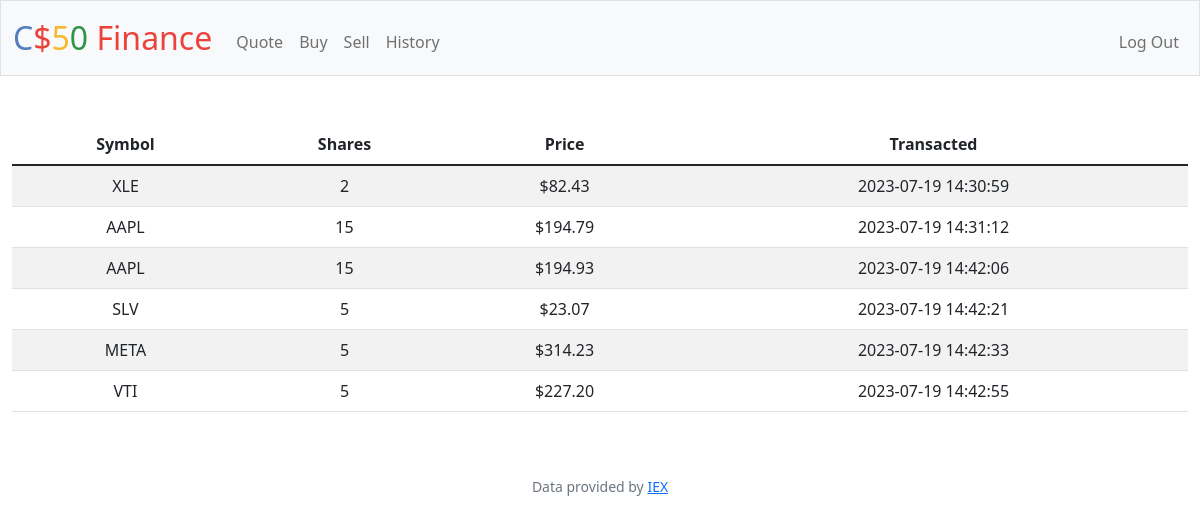
The app's page /history (signed in) with its own data.
### tables this page shows
CREATE TABLE history (
    id TEXT NOT NULL,
    symbol TEXT NOT NULL,
    shares_h INTEGER NOT NULL,
    price_h NUMERIC NOT NULL,
    time_stamp NUMERIC NOT NULL, buy_sell TEXT NOT NULL);

### app.py (the view)
@app.route("/history")
@login_required
def history():
    id = session.get("user_id")
    history = db.execute("SELECT * FROM history WHERE id = ?", id)
    return render_template("history.html", history=history,)

### app.py (called while the page is built)
@app.after_request
def after_request(response):
    response.headers["Cache-Control"] = "no-cache, no-store, must-revalidate"
    response.headers["Expires"] = 0
    response.headers["Pragma"] = "no-cache"
    return response

### helpers.py (called while the page is built)
def login_required(f):
    @wraps(f)
    def decorated_function(*args, **kwargs):
        if session.get("user_id") is None:
            return redirect("/login")
        return f(*args, **kwargs)
    return decorated_function

def usd(value):
    return f"${value:,.2f}"

### templates/history.html (shortened to what this page needs)
{% extends "layout.html" %}
{% block main %}
    <form action="/history" method="post">
        <table class="table table-striped">
            <thead>
                <tr>
                    <th class="centered-text">Symbol</th>
                    <th class="centered-text">Shares</th>
                    <th class="centered-text">Price</th>
                    <th class="centered-text">Transacted</th>
                </tr>
            </thead>
            <tbody>
                {% for item in history %}
                    <tr>
                        <td>{{ item.symbol }}</td>
                        <td>{{ item.shares_h }}</td>
                        <td>{{ item.price_h | usd}}</td>
                        <td>{{ item.time_stamp }}</td>
                    </tr>
                {% endfor %}
             </tbody>
        </table>
    </form>
{% endblock %}

### templates/layout.html (shortened to what this page needs)
<!DOCTYPE html>
<html lang="en">
    <head>
        <link href="https://cdn.jsdelivr.net/npm/bootstrap@5.1.3/dist/css/bootstrap.min.css" rel="stylesheet">
        <link href="/static/styles.css" rel="stylesheet">
    </head>
    <body>
        <nav class="bg-light border navbar navbar-expand-md navbar-light">
            <div class="container-fluid">
                <a class="navbar-brand" href="/"><span class="blue">C</span><span class="red">$</span><span class="yellow">5</span><span class="green">0</span> <span class="red">Finance</span></a>
                <div class="collapse navbar-collapse" id="navbar">
                    {% if session["user_id"] %}
                        <ul class="navbar-nav me-auto mt-2">
                            <li class="nav-item"><a class="nav-link" href="/quote">Quote</a></li>
                            <li class="nav-item"><a class="nav-link" href="/buy">Buy</a></li>
                            <li class="nav-item"><a class="nav-link" href="/sell">Sell</a></li>
                            <li class="nav-item"><a class="nav-link" href="/history">History</a></li>
                        </ul>
                        <ul class="navbar-nav ms-auto mt-2">
                            <li class="nav-item"><a class="nav-link" href="/logout">Log Out</a></li>
                        </ul>
                    {% else %}
                        <ul class="navbar-nav ms-auto mt-2">
                            <li class="nav-item"><a class="nav-link" href="/register">Register</a></li>
                            <li class="nav-item"><a class="nav-link" href="/login">Log In</a></li>
                        </ul>
                    {% endif %}
                </div>
            </div>
        </nav>
        <main class="container-fluid py-5 text-center">
            {% block main %}{% endblock %}
        </main>
        <footer class="mb-5 small text-center text-muted">
            Data provided by <a href="https://iexcloud.io/">IEX</a>
        </footer>
    </body>
</html>

### static/styles.css (style rules this page uses)
nav .navbar-brand { font-size: xx-large; }
nav .navbar-brand .blue { color: #537fbe; }
nav .navbar-brand .red { color: #ea433b; }
nav .navbar-brand .yellow { color: #f5b82e; }
nav .navbar-brand .green { color: #2e944b; }

### records on screen
history: symbol "XLE", shares_h "2", price_h "$82.43", time_stamp "2023-07-19 14:30:59"
history: symbol "AAPL", shares_h "15", price_h "$194.79", time_stamp "2023-07-19 14:31:12"
history: symbol "AAPL", shares_h "15", price_h "$194.93", time_stamp "2023-07-19 14:42:06"
history: symbol "SLV", shares_h "5", price_h "$23.07", time_stamp "2023-07-19 14:42:21"
history: symbol "META", shares_h "5", price_h "$314.23", time_stamp "2023-07-19 14:42:33"
history: symbol "VTI", shares_h "5", price_h "$227.20", time_stamp "2023-07-19 14:42:55"
